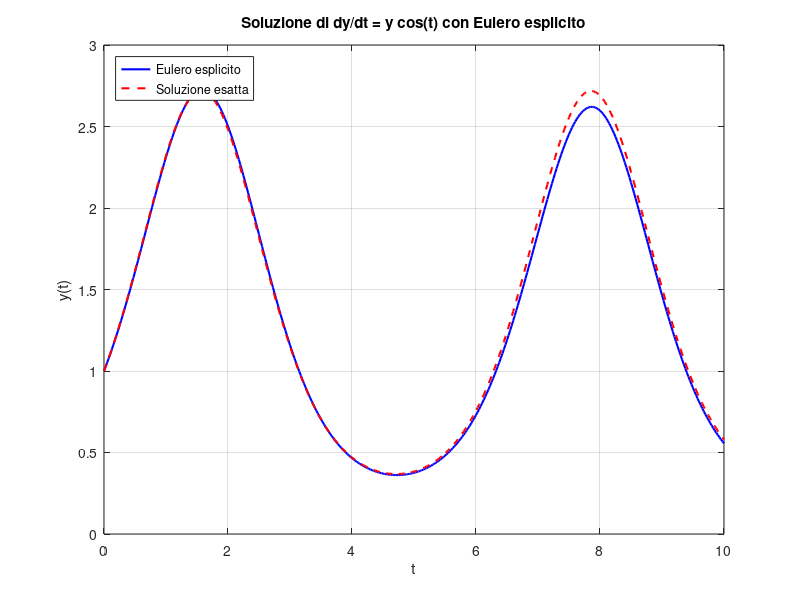

MATLAB code to generate this figure:
% Metodo di Eulero esplicito per dy/dt = y * cos(t)
clear; close all; clc;
%% Definizione della funzione f(t, y)
f = @(t, y) y * cos(t); 

%% Condizioni iniziali
t0 = 0;                 % Tempo iniziale
y0 = 1;                 % Valore iniziale
T = 10;                 % Tempo finale
N = 400;                % Numero di passi
h = (T - t0)/N;         % Passo temporale

%% Inizializzazione
t = linspace(t0, T, N+1);   % t: Vettore che contiene tutti i punti temporali da t0 a T, inclusi N+1 punti
y = zeros(1, N+1);          % y: valori approssimati di y ad ogni punto temporale

y(1) = y0;                  % Assegniamo il valore iniziale y0 al primo elemento del vettore y

%% Metodo di Eulero esplicito
for i = 1:N
    y(i+1) = y(i) + h * f(t(i), y(i));  % Applichiamo il metodo di Eulero esplicito
end
%% Soluzione esatta per confronto
y_exact = exp(sin(t));   % Calcoliamo la soluzione esatta dell'equazione differenziale per confrontarla con la nostra approssimazione.
                         % La soluzione esatta di dy/dt = y * cos(t) con condizione iniziale y(0) = 1 è y(t) = exp(sin(t)).
%% Plot dei risultati
figure;
plot(t, y, 'b-', 'LineWidth', 1.5, 'DisplayName', 'Eulero esplicito');
hold on;                  
plot(t, y_exact, 'r--', 'LineWidth', 1.5, 'DisplayName', 'Soluzione esatta'); 
xlabel('t');             
ylabel('y(t)');          
title('Soluzione di dy/dt = y cos(t) con Eulero esplicito'); 
legend('Location', 'northwest'); 
grid on;                 